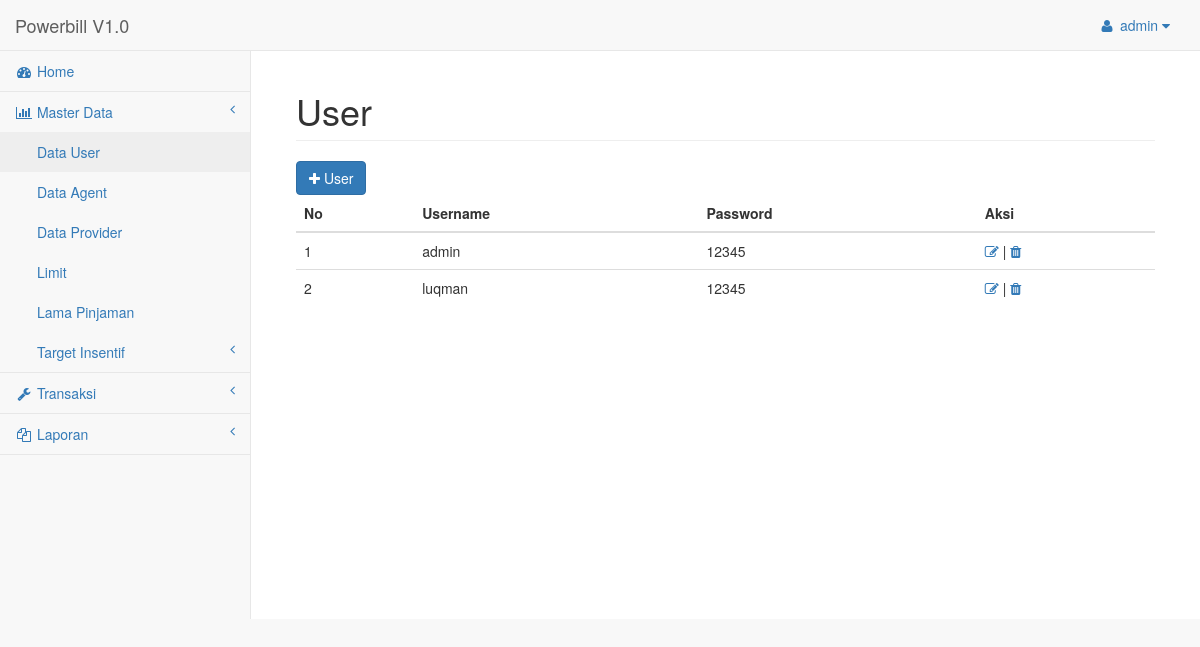
Page /admin.php?mod=user (signed in) on the committed database.
### tables this page shows
CREATE TABLE `user` (
  `IdUser` int(10) NOT NULL AUTO_INCREMENT,
  `Username` varchar(20) DEFAULT NULL,
  `Password` varchar(50) DEFAULT NULL,
  `level` enum('admin','agent') DEFAULT NULL,
  PRIMARY KEY (`IdUser`)
);

### mod/user.php (the view, shortened to what this page needs)
<div class="row">
    <div class="col-lg-12">
        <h1 class="page-header">User</h1>
    </div>
</div>
<div class="row">
	<div class="col-lg-12">
	<a class="btn btn-primary" href="admin.php?mod=user-add"><span class='fa fa-plus'></span> User</a>
		<table class="table table-resnponsive">
			<thead>
				<tr>
					<th>No</th>
					<th>Username</th>
					<th>Password</th>
					<th>Aksi</th>
				</tr>
			</thead>
			<tbody>
				<?php
					$sql = "SELECT * FROM user";
					$qry = mysql_query($sql);
					$no = 1;
					while($data=mysql_fetch_array($qry)){
				?>
				<tr>
					<td><?=$no;?></td>
					<td><?=$data['Username'];?></td>
					<td><?=$data['Password'];?></td>
					<td><a href="admin.php?mod=user-update&id=<?=$data['IdUser']?>"><i class="fa fa-edit"></i></a> | <a href="admin.php?mod=user-proccess&act=del&id=<?=$data['IdUser']?>" onclick="javascript: return confirm('Anda yakin hapus ?')"><i class="fa fa-trash"></i></a></td>
				</tr>
				<?php
				$no++;
					}
				?>
			</tbody>
		</table>
	</div>
</div>

### assets/css/sb-admin-2.css (style rules this page uses)
body { background-color: #f8f8f8; }

### rows in the picture
user: Username "admin", Password "12345"
user: Username "luqman", Password "12345"

### other values in the picture
$_SESSION['uname'] "admin"
